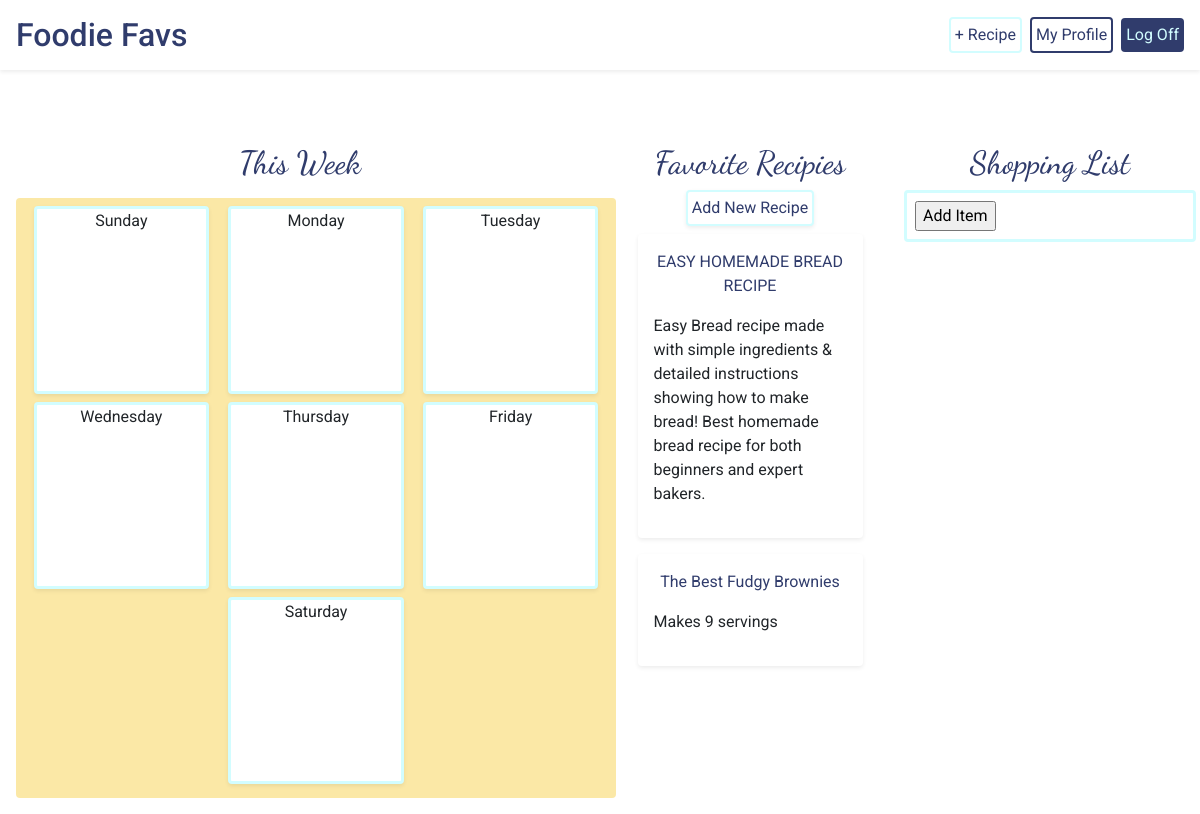
The page /home/1 (signed in) on the database as committed earlier.
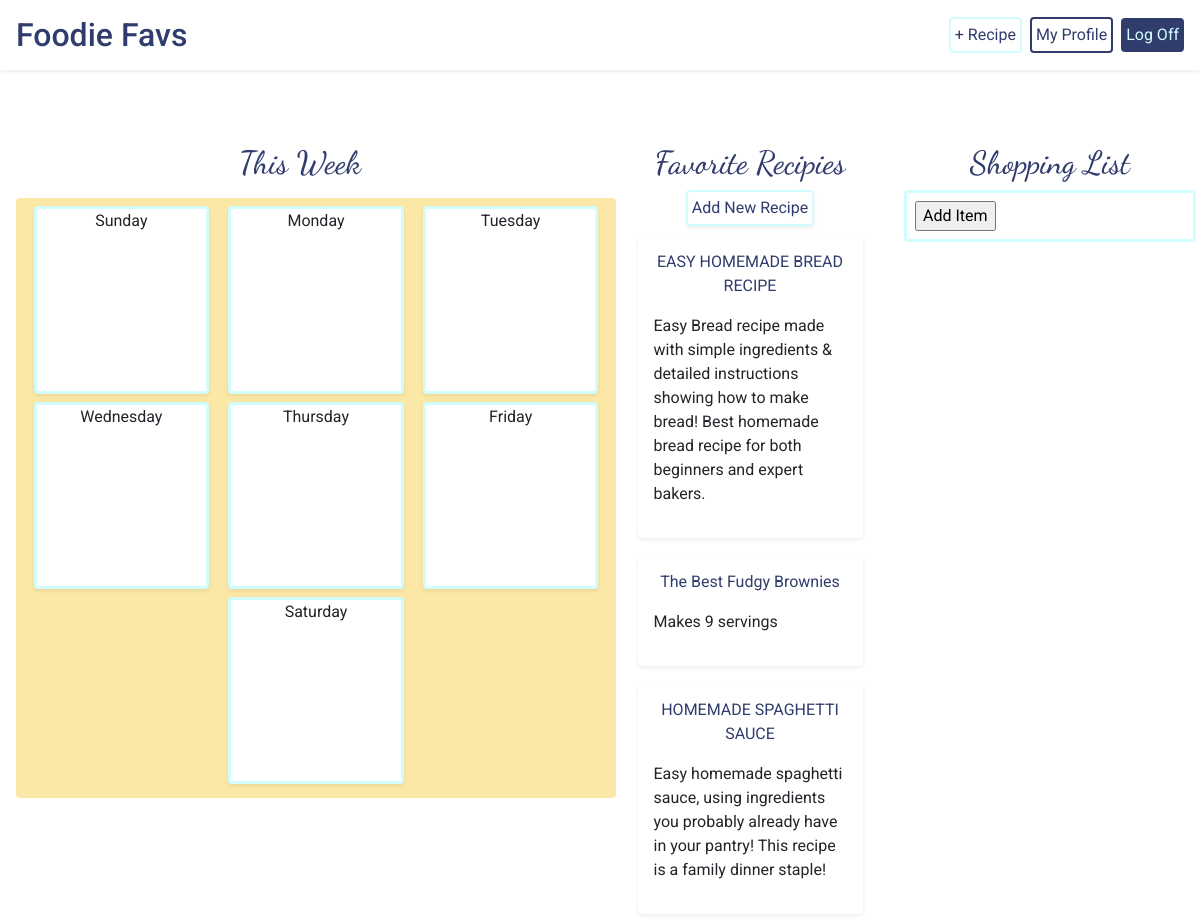
The same page on the database as committed later.
### foodie_app/models.py (models this page shows)
class Recipe(models.Model):
    name = models.CharField(max_length=255)
    desc = models.CharField(max_length=255, default="")
    ingredients = models.TextField(default="")
    steps = models.TextField(default="")
    creator = models.ForeignKey(User, related_name="users", on_delete=models.CASCADE, default=1)
    source = models.CharField(max_length=255, default="")
    users_who_favorite = models.ManyToManyField(User, related_name="favorite_recipes", default=0)
    created_at = models.DateTimeField(auto_now_add=True)
    updated_at = models.DateTimeField(auto_now=True)

### foodie_app/views.py (the view)
# urls.py: path('<int:user_id>', views.user_profile),
def user_profile(request, user_id):
    if 'userid' in request.session:
        context = {
            "user": User.objects.get(id=request.session['userid']),
            "recipes": Recipe.objects.filter(creator=User.objects.get(id=request.session['userid'])),
        }
        return render(request, 'user_profile.html', context)
    return redirect('/login')

### foodie_app/templates/user_profile.html (shortened to what this page needs)
<!DOCTYPE html>
<html lang="en">
<head>
    <link rel="stylesheet" href="https://stackpath.bootstrapcdn.com/bootstrap/4.5.2/css/bootstrap.min.css"
>
    {% load static %}
    <link rel="stylesheet" href="{% static 'css/style.css' %}">
</head>
<body id="body">
    <header id="header" class="bg-white d-flex p-3 align-items-center shadow-sm mt-0">
        <h2 class="pr-5 mb-0"><a href="/home" class="home">Foodie Favs</a></h2>
        <a href="/home/new_recipe" class="new-recipe p-1 rounded ml-auto mr-2">+ Recipe</a>
        <a href="/home/{{user.id}}" class="icon rounded p-1">My Profile</a>
        <a href="/home/log_off" class="btn ml-2 p-1" id="log-off">Log Off</a>
    </header>
    <div class="pt-5"></div>
    <div class="d-flex mt-5 pt-5">
        <div class="w-50">
            <h2 class="heading">This Week</h2>
            <div class="menu w-100 m-3 d-flex flex-column p-1 rounded">
                <div class="day-row d-flex justify-content-around p-1">
                    <div class="day rounded shadow-sm">
                        <p>Sunday</p>
                    </div>
                    <div class="day rounded shadow-sm">
                        <p>Monday</p>
                    </div>
                    <div class="day rounded shadow-sm">
                        <p>Tuesday</p>
                    </div>
                </div>
                <div class="day-row d-flex justify-content-around p-1">
                    <div class="day rounded shadow-sm">
                        <p>Wednesday</p>
                    </div>
                    <div class="day rounded shadow-sm">
                        <p>Thursday</p>
                    </div>
                    <div class="day rounded shadow-sm">
                        <p>Friday</p>
                    </div>
                </div>
                <div class="day-row d-flex justify-content-around p-1">
                    <div class="day rounded shadow-sm">
                        <p>Saturday</p>
                    </div>
                </div>
            </div>
        </div>
        <div class="w-25 d-flex flex-column align-items-center">
            <h2 class="heading ">Favorite Recipies</h2>
            <a href="/home/new_recipe" class="new-recipe p-1 rounded shadow-sm bg-white rounded">Add New Recipe</a>
            {% for recipe in user.favorite_recipes.all %}
                <div class="recipe-card rounded shadow-sm w-75 p-3 m-2">
                    <p class= "text-center"><a id="recipe-text" href="/home/recipe_{{recipe.id}}">{{recipe.name}}</a></p>
                    <p>{{recipe.desc}}</p>
                </div>
            {% endfor %}
        </div>
        <div class="w-25">
            <h2 class="heading">Shopping List</h2>
            <div class="shopping-list m-1 p-2 rounded">
                <form action="add_item" method="POST">
                    <input id="add-item" type="submit" name="submit" value="Add Item">
                </form>
            </div>
        </div>
    </div>
</body>
</html>

### foodie_app/static/css/style.css (style rules this page uses)
body { font-family: "Roboto", sans-serif; }
.recipe-card { background-color: white; }
h2, .home { color: #303c6c; }
.icon { border: 2px solid #303c6c; color: #303c6c; }
.menu { background-color: #fbe8a6; height: 600px; }
.heading { font-family: 'Dancing Script', cursive; color: #303c6c; text-align: center; }
.day-row { width: 100%; height: 33%; }
.day { width: 30%; background-color: white; border: 3px solid #d2fdff; }
.day p { text-align: center; size: 1.15em; }
.shopping-list { border: 3px solid #d2fdff; }
#log-off, .edit-recipe, .favorite { background-color: #303c6c; color: #d2fdff; }
.new-recipe { border: 2px solid #d2fdff; color: #303c6c; }
#recipe-text { color: #303c6c; }
#header { width: 100%; position: fixed; top: 0; left: 0; width: 100%; }

Rows that differ between the two databases and show on the page:
now on this page (row edited): Recipe: name "HOMEMADE SPAGHETTI SAUCE", desc "Easy homemade spaghetti sauce, using ingredients you probably already have in your pantry! This recipe is a family dinner staple!"
